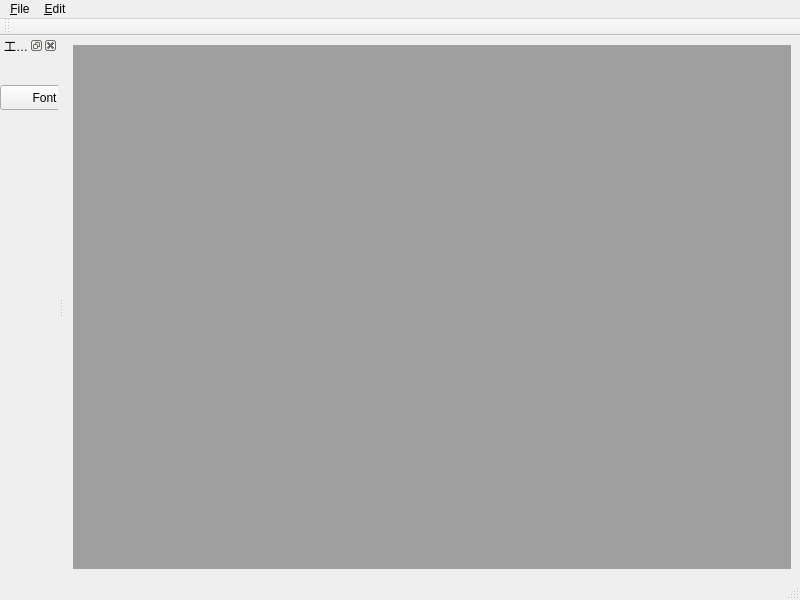
<?xml version="1.0" encoding="UTF-8"?>
<ui version="4.0">
 <class>MainWindow</class>
 <widget class="QMainWindow" name="MainWindow">
  <property name="geometry">
   <rect>
    <x>0</x>
    <y>0</y>
    <width>800</width>
    <height>600</height>
   </rect>
  </property>
  <property name="windowTitle">
   <string>MainWindow</string>
  </property>
  <widget class="QWidget" name="centralwidget">
   <layout class="QGridLayout" name="gridLayout">
    <item row="0" column="0">
     <widget class="QMdiArea" name="mdiArea"/>
    </item>
   </layout>
  </widget>
  <widget class="QMenuBar" name="menubar">
   <property name="geometry">
    <rect>
     <x>0</x>
     <y>0</y>
     <width>800</width>
     <height>28</height>
    </rect>
   </property>
   <widget class="QMenu" name="menu_File">
    <property name="title">
     <string>&amp;File</string>
    </property>
    <addaction name="action_Open"/>
    <addaction name="action_New"/>
    <addaction name="action_Save"/>
    <addaction name="separator"/>
    <addaction name="actionShow_Dock"/>
    <addaction name="separator"/>
    <addaction name="action_Exit"/>
   </widget>
   <widget class="QMenu" name="menu_Edit">
    <property name="title">
     <string>&amp;Edit</string>
    </property>
   </widget>
   <addaction name="menu_File"/>
   <addaction name="menu_Edit"/>
  </widget>
  <widget class="QStatusBar" name="statusbar"/>
  <widget class="QToolBar" name="toolBar">
   <property name="windowTitle">
    <string>toolBar</string>
   </property>
   <attribute name="toolBarArea">
    <enum>TopToolBarArea</enum>
   </attribute>
   <attribute name="toolBarBreak">
    <bool>false</bool>
   </attribute>
  </widget>
  <widget class="QDockWidget" name="dockWidget">
   <property name="windowTitle">
    <string>工具栏</string>
   </property>
   <attribute name="dockWidgetArea">
    <number>1</number>
   </attribute>
   <widget class="QWidget" name="dockWidgetContents">
    <widget class="QPushButton" name="pushButton_font">
     <property name="geometry">
      <rect>
       <x>0</x>
       <y>30</y>
       <width>89</width>
       <height>25</height>
      </rect>
     </property>
     <property name="text">
      <string>Font</string>
     </property>
    </widget>
   </widget>
  </widget>
  <action name="action_Open">
   <property name="icon">
    <iconset resource="resources.qrc">
     <normaloff>:/imgs/fileopen.png</normaloff>:/imgs/fileopen.png</iconset>
   </property>
   <property name="text">
    <string>&amp;Open</string>
   </property>
   <property name="toolTip">
    <string>Open File</string>
   </property>
   <property name="shortcut">
    <string>Ctrl+O</string>
   </property>
  </action>
  <action name="action_New">
   <property name="icon">
    <iconset resource="resources.qrc">
     <normaloff>:/imgs/filenew.png</normaloff>:/imgs/filenew.png</iconset>
   </property>
   <property name="text">
    <string>&amp;New</string>
   </property>
   <property name="shortcut">
    <string>Ctrl+N</string>
   </property>
  </action>
  <action name="action_Exit">
   <property name="icon">
    <iconset resource="resources.qrc">
     <normaloff>:/imgs/exit.png</normaloff>:/imgs/exit.png</iconset>
   </property>
   <property name="text">
    <string>&amp;Exit</string>
   </property>
   <property name="shortcut">
    <string>Esc</string>
   </property>
  </action>
  <action name="action_Save">
   <property name="icon">
    <iconset resource="resources.qrc">
     <normaloff>:/imgs/filesave.png</normaloff>:/imgs/filesave.png</iconset>
   </property>
   <property name="text">
    <string>&amp;Save</string>
   </property>
   <property name="shortcut">
    <string>Ctrl+S</string>
   </property>
  </action>
  <action name="actionShow_Dock">
   <property name="text">
    <string>Show &amp;Dock</string>
   </property>
  </action>
 </widget>
 <resources>
  <include location="resources.qrc"/>
 </resources>
 <connections>
  <connection>
   <sender>action_Exit</sender>
   <signal>triggered()</signal>
   <receiver>MainWindow</receiver>
   <slot>close()</slot>
   <hints>
    <hint type="sourcelabel">
     <x>-1</x>
     <y>-1</y>
    </hint>
    <hint type="destinationlabel">
     <x>399</x>
     <y>299</y>
    </hint>
   </hints>
  </connection>
 </connections>
</ui>
